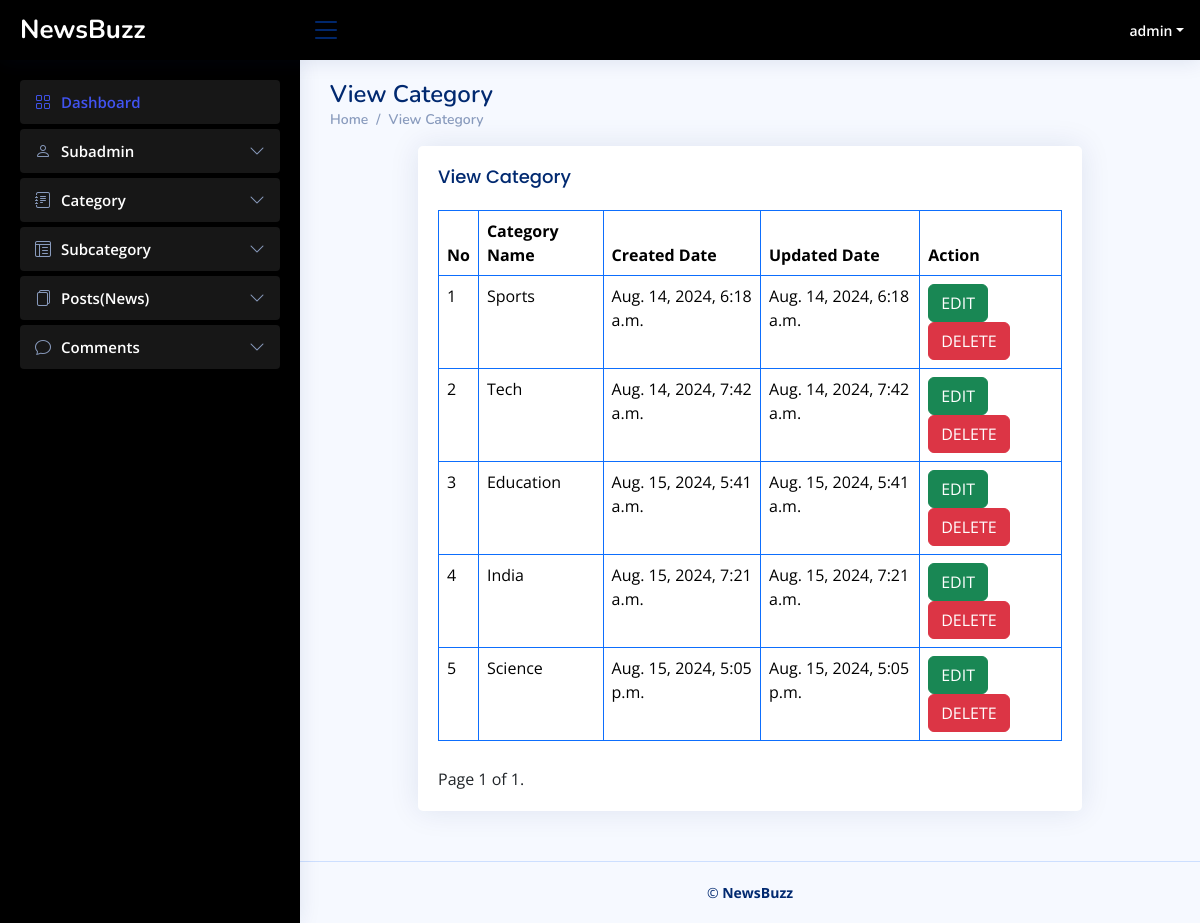
The app's page /viewcategory (signed in) with its own data.
### newsapp/models.py (models this page shows, shortened)
class Category(models.Model):
    category_name=models.CharField(max_length=100)
    category_description=models.TextField(blank=True)
    created_at=models.DateTimeField(auto_now_add=True)
    updated_at=models.DateTimeField(auto_now=True)

### newsportalprj/adminviews.py (the view)
# urls.py: path('viewcategory',adminviews.viewcategory,name='viewcategory'),
@login_required(login_url = 'index')
def viewcategory(request):
    category=Category.objects.all()
    paginator = Paginator(category, 10)
    page_number = request.GET.get('page')
    try:
        cat = paginator.page(page_number)
    except PageNotAnInteger:
        cat = paginator.page(1)
    except EmptyPage:
        cat = paginator.page(paginator.num_pages)
    context={
        'cat':cat
    }
    return render(request,'admin/view_category.html',context)

### templates/admin/view_category.html (shortened to what this page needs)
{% extends 'base.html' %}
{% block content %}
  <div class="pagetitle">
      <h1>View Category</h1>
      <nav>
        <ol class="breadcrumb">
          <li class="breadcrumb-item"><a href="{% url 'dashboard' %}">Home</a></li>
          <li class="breadcrumb-item">View Category</li>
        </ol>
      </nav>
    </div>
    <section class="section">
      <div class="row">
        <div class="col-lg-12" style="padding-left: 100px;padding-right: 100px;">
          <div class="card">
            <div class="card-body">
              <h5 class="card-title">View Category</h5>
              <table class="table table-bordered border-primary">
                <thead>
                    <tr>
                        <th style="font-weight: bolder;"> No </th>
                        <th style="font-weight: bolder;"> Category Name</th>
                        <th style="font-weight: bolder;"> Created Date </th>
                        <th style="font-weight: bolder;"> Updated Date </th>
                        <th style="font-weight: bolder;">Action </th>
                      </tr>
                </thead>
                <tbody>
                    {% for i in cat %}
                    <tr>
                      <td> {{ forloop.counter }}</td>
                      <td>{{i.category_name}}</td>
                      <td>{{i.created_at}}</td>
                      <td>{{i.updated_at}}</td>
                      <td><a href="{% url 'editcategory' i.id %}" class="btn btn-success">
                          EDIT</a> <a href="{% url 'deletecategory' i.id %}" class="btn btn-danger">
                              DELETE</a></td>
                    </tr>{% endfor %}
                </tbody>
              </table>
              <div class="pagination" style="padding-top: 10px;text-align: center;">
                <span class="step-links">
                    <span class="current">
                        Page {{ cat.number }} of {{ cat.paginator.num_pages }}.
                    </span>
                </span>
            </div>
            </div>
          </div>
        </div>
      </div>
    </section>  {% endblock %}

### static/assets/css/style.css (style rules this page uses)
:root { scroll-behavior: smooth; }
body { font-family: "Open Sans", sans-serif; background: #f6f9ff; color: #444444; }
a { color: #4154f1; text-decoration: none; }
h1, h2, h3, h4, h5, h6 { font-family: "Nunito", sans-serif; }
.pagetitle { margin-bottom: 10px; }
.pagetitle h1 { font-size: 24px; margin-bottom: 0; font-weight: 600; color: #012970; }
.card { margin-bottom: 30px; border: none; border-radius: 5px; box-shadow: 0px 0 30px rgba(1, 41, 112, 0.1); }
.card-title { padding: 20px 0 15px 0; font-size: 18px; font-weight: 500; color: #012970; font-family: "Poppins", sans-serif; }
.card-body { padding: 0 20px 20px 20px; }
.breadcrumb { font-size: 14px; font-family: "Nunito", sans-serif; color: #899bbd; font-weight: 600; }
.breadcrumb a { color: #899bbd; transition: 0.3s; }
.breadcrumb .breadcrumb-item::before { color: #899bbd; }

### records on screen
Category: category_name "Sports", created_at "Aug. 14, 2024, 6:18 a.m.", updated_at "Aug. 14, 2024, 6:18 a.m."
Category: category_name "Tech", created_at "Aug. 14, 2024, 7:42 a.m.", updated_at "Aug. 14, 2024, 7:42 a.m."
Category: category_name "Education", created_at "Aug. 15, 2024, 5:41 a.m.", updated_at "Aug. 15, 2024, 5:41 a.m."
Category: category_name "India", created_at "Aug. 15, 2024, 7:21 a.m.", updated_at "Aug. 15, 2024, 7:21 a.m."
Category: category_name "Science", created_at "Aug. 15, 2024, 5:05 p.m.", updated_at "Aug. 15, 2024, 5:05 p.m."

### other values on screen
{{ cat.number }} "1"
{{ cat.paginator.num_pages }} "1"
